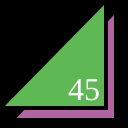
Frame 1 (no input)
Frame 60 (no input): identical to frame 1, image omitted
Frame 120 (the mouse pressed at the canvas centre since frame 60): identical to frame 1, image omitted

The p5.js sketch that drew this single still picture (run headless with seeded random() and noise() and a simulated clock; from frame 60 on, the mouse is pressed at the canvas centre):

// p5.js sketch
// ── sketch.js
function setup() {
  createCanvas(128,128);
}

function draw() {
  background(0);
  strokeWeight(4);
  fill(178, 100, 162);
  triangle(12,120,116,120,116,10);
  fill(94, 185, 84);
  triangle(0,108,106,108,106,0);
  fill(255);
  textSize(32);
  textFont("serif");
  text("45", 68, 100);
}
